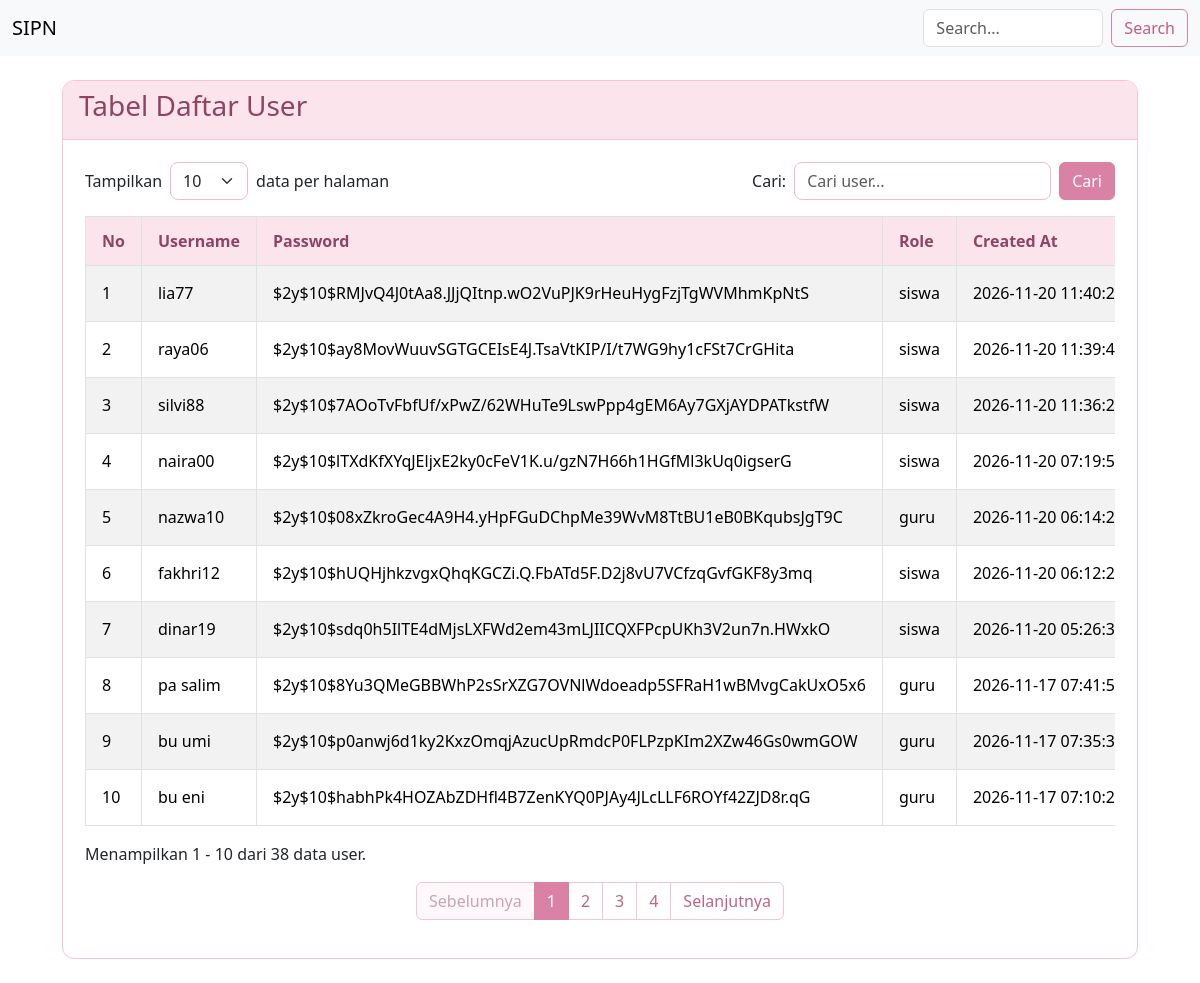
The page /daftar_user2.php on the database its author committed.
### tables this page shows
CREATE TABLE `users` (
  `id` int(11) NOT NULL,
  `username` varchar(50) NOT NULL,
  `password` varchar(255) NOT NULL,
  `role` enum('admin','guru','siswa') NOT NULL,
  `created_at` timestamp NOT NULL DEFAULT current_timestamp() ON UPDATE current_timestamp()
);

### daftar_user2.php (the view, shortened to what this page needs)
<?php
require_once 'koneksi.php';
require_once 'navbar.php';
$keyword = isset($_GET['cari']) ? trim($_GET['cari']) : '';
$batas = isset($_GET['batas']) ? (int)$_GET['batas'] : 10;
$halaman = isset($_GET['halaman']) ? (int)$_GET['halaman'] : 1;
$where = '';
$sql_total = "SELECT COUNT(*) AS total FROM users $where";
$hasil_total = mysqli_query($koneksi, $sql_total);
$data_total = mysqli_fetch_assoc($hasil_total);
$total_data = (int)$data_total['total'];
$total_halaman = max(1, ceil($total_data / $batas));
$mulai = ($halaman - 1) * $batas;
$sql = "SELECT * FROM users $where
        ORDER BY id DESC
        LIMIT $mulai, $batas";
$hasil = mysqli_query($koneksi, $sql);
?>
<div class="container mt-4 mb-4">
    <div class="card pink-card">
        <div class="card-header">
            <h3>Tabel Daftar User</h3>
        </div>
        <div class="card-body">
            <form method="GET" class="mb-3">
                <div class="row g-2 align-items-center">
                    <div class="col-auto">
                        Tampilkan
                    </div>
                    <div class="col-auto">
                        <select name="batas" class="form-select"
                                onchange="this.form.submit()">
                            <option value="10"
                                <?= $batas == 10 ? 'selected' : '' ?>>10</option>
                        </select>
                    </div>
                    <div class="col-auto">
                        data per halaman
                    </div>
                    <div class="col-auto ms-auto">
                        <label for="cari">Cari:</label>
                    </div>
                    <div class="col-auto">
                        <input
                            type="text"
                            id="cari"
                            name="cari"
                            class="form-control"
                            placeholder="Cari user..."
                            value="<?= htmlspecialchars($keyword) ?>"
                        >
                    </div>
                    <div class="col-auto">
                        <button type="submit" class="btn btn-cari-pink">
                            Cari
                        </button>
                    </div>
                </div>
            </form>
            <div class="table-responsive">
                <table class="table table-bordered table-striped tabel-pink">
                    <thead>
                        <tr>
                            <th>No</th>
                            <th>Username</th>
                            <th>Password</th>
                            <th>Role</th>
                            <th>Created At</th>
                        </tr>
                    </thead>
                    <tbody>
                    <?php
                    $no = $mulai + 1;
                    if ($hasil && mysqli_num_rows($hasil) > 0) {
                        while ($baris = mysqli_fetch_assoc($hasil)) {
                    ?>
                        <tr>
                            <td><?= $no++ ?></td>
                            <td>
                                <?= htmlspecialchars($baris['username']) ?>
                            </td>
                            <td>
                                <?= htmlspecialchars($baris['password']) ?>
                            </td>
                            <td>
                                <?= htmlspecialchars($baris['role']) ?>
                            </td>
                            <td>
                                <?= htmlspecialchars($baris['created_at']) ?>
                            </td>
                        </tr>
                    <?php
                        }
                    } ?>
                    </tbody>
                </table>
            </div>
            <p class="mt-3">
                Menampilkan
                <?= $total_data > 0 ? $mulai + 1 : 0 ?>
                -
                <?= min($mulai + $batas, $total_data) ?>
                dari <?= $total_data ?> data user.
            </p>
            <nav>
                <ul class="pagination justify-content-center">
                    <li class="page-item <?= $halaman <= 1 ? 'disabled' : '' ?>">
                        <a
                            class="page-link"
                            href="?halaman=<?= max(1, $halaman - 1) ?>&batas=<?= $batas ?>&cari=<?= urlencode($keyword) ?>">
                            Sebelumnya
                        </a>
                    </li>
                    <?php for ($i = 1; $i <= $total_halaman; $i++) { ?>
                        <li class="page-item <?= $halaman == $i ? 'active' : '' ?>">
                            <a
                                class="page-link"
                                href="?halaman=<?= $i ?>&batas=<?= $batas ?>&cari=<?= urlencode($keyword) ?>">
                                <?= $i ?>
                            </a>
                        </li>
                    <?php } ?>
                    <li class="page-item <?= $halaman >= $total_halaman ? 'disabled' : '' ?>">
                        <a
                            class="page-link"
                            href="?halaman=<?= min($total_halaman, $halaman + 1) ?>&batas=<?= $batas ?>&cari=<?= urlencode($keyword) ?>">
                            Selanjutnya
                        </a>
                    </li>
                </ul>
            </nav>
        </div>
    </div>
</div>
<?php require_once 'footer.php'; ?>

### daftar_user2.php (style rules this page uses)
.pink-card { border: 1px solid #f3c5d8; border-radius: 12px; overflow: hidden; }
.pink-card .card-header { background-color: #fce4ec; color: #8e4564; border-bottom: 1px solid #f3c5d8; }
.pink-card .card-body { padding: 22px; }
.tabel-pink { width: 100%; margin-bottom: 0; white-space: nowrap; font-size: 16px; }
.tabel-pink th, .tabel-pink td { padding: 12px 16px; vertical-align: middle; }
.tabel-pink thead th { background-color: #fce4ec; color: #8e4564; vertical-align: middle; }
.btn-cari-pink { background-color: #d982a5; border-color: #d982a5; color: white; }
#cari, select[name="batas"] { border-color: #edb9ce; border-radius: 8px; }
.pagination .page-link { color: #bd6488; border-color: #f3c5d8; }
.pagination .page-item.active .page-link { background-color: #d982a5; border-color: #d982a5; color: white; }
.pagination .page-item.disabled .page-link { color: #c9a5b4; background-color: #fff7fa; }
.container { max-width: 1100px; margin-left: auto; margin-right: auto; }
.table-responsive { width: 100%; }

### rows shown on the page
users: username "lia77", password "$2y$10$RMJvQ4J0tAa8.JJjQItnp.wO2VuPJK9rHeuHygFzjTgWVMhmKpNtS", role "siswa", created_at "2026-11-20…"
users: username "raya06", password "$2y$10$ay8MovWuuvSGTGCEIsE4J.TsaVtKIP/I/t7WG9hy1cFSt7CrGHita", role "siswa", created_at "2026-11-20…"
users: username "silvi88", password "$2y$10$7AOoTvFbfUf/xPwZ/62WHuTe9LswPpp4gEM6Ay7GXjAYDPATkstfW", role "siswa", created_at "2026-11-20…"
users: username "naira00", password "$2y$10$lTXdKfXYqJEljxE2ky0cFeV1K.u/gzN7H66h1HGfMl3kUq0igserG", role "siswa", created_at "2026-11-20…"
users: username "nazwa10", password "$2y$10$08xZkroGec4A9H4.yHpFGuDChpMe39WvM8TtBU1eB0BKqubsJgT9C", role "guru", created_at "2026-11-20…"
users: username "fakhri12", password "$2y$10$hUQHjhkzvgxQhqKGCZi.Q.FbATd5F.D2j8vU7VCfzqGvfGKF8y3mq", role "siswa", created_at "2026-11-20…"
users: username "dinar19", password "$2y$10$sdq0h5IlTE4dMjsLXFWd2em43mLJIICQXFPcpUKh3V2un7n.HWxkO", role "siswa", created_at "2026-11-20…"
users: username "pa salim", password "$2y$10$8Yu3QMeGBBWhP2sSrXZG7OVNlWdoeadp5SFRaH1wBMvgCakUxO5x6", role "guru", created_at "2026-11-17…"
users: username "bu umi", password "$2y$10$p0anwj6d1ky2KxzOmqjAzucUpRmdcP0FLPzpKIm2XZw46Gs0wmGOW", role "guru", created_at "2026-11-17…"
users: username "bu eni", password "$2y$10$habhPk4HOZAbZDHfl4B7ZenKYQ0PJAy4JLcLLF6ROYf42ZJD8r.qG", role "guru", created_at "2026-11-17…"

### other values the page prints
$mulai + 1 "1"
min($mulai + $batas, $total_data) "10"
$total_data "38"
